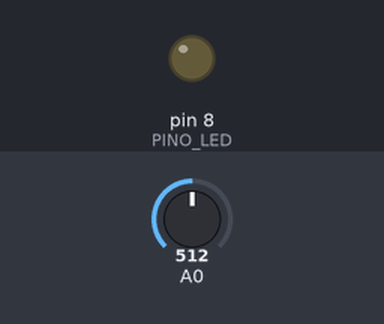
The sketch below on a simulated Arduino Uno, built with avr-gcc and run on an emulated ATmega328P. On the bench: output pins drawn as LEDs (lit = HIGH). Dashed ring = blinking. The test bench sets the inputs (shaded band); at power-on: A0 = 512. What the sketch prints to the serial monitor is not drawn.

Above: at 1.2 s.
1.3 s: A0 set to 592
2.8 s: A0 set to 618
At 2.9 s:
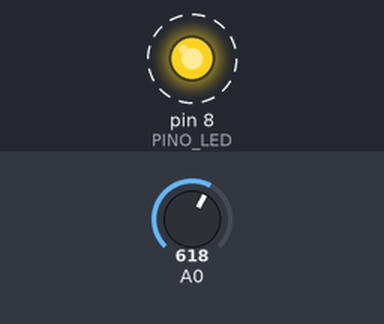
Timing chart, 0 to 5.8 s (numbered marks = the images above; inputs shaded):
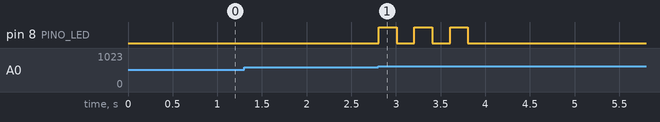

The sketch:

aula15_nivel2.ino
```cpp
// Aula 15 – Nível 2: Esperar escurecer
// O programa espera (while) até ficar escuro, então pisca o LED 3 vezes
#include <Arduino.h>                          // funções do Arduino (pinMode, digitalWrite, delay...)
#define PINO_LED 8                            // LED no pino 8

void setup() {                                // roda uma vez, quando a placa liga
  pinMode(PINO_LED, OUTPUT);                  // PINO_LED como saída
  Serial.begin(9600);                         // abre o Monitor Serial a 9600 baud
}

void loop() {                                 // repete para sempre
  Serial.println("Esperando escurecer...");   // envia o texto ao Monitor Serial e quebra a linha
  while (analogRead(A0) < 600) {              // claro: continua esperando
    delay(50);                                // espera 50 ms
  }
  for (int i = 0; i < 3; i++) {               // escureceu: sinaliza
    digitalWrite(PINO_LED, HIGH); delay(200);   // acende/liga PINO_LED e espera 200 ms
    digitalWrite(PINO_LED, LOW);  delay(200);   // apaga/desliga PINO_LED e espera 200 ms
  }
  while (analogRead(A0) >= 600) {             // espera clarear antes de recomeçar
    delay(50);                                // espera 50 ms
  }
}
```

Measured:
- the behaviour switches between 599 and 600 on A0 (found by bisection; images 0 and 1)
- after the input at 1.3 s, every drawn part: stays the same
- after the input at 2.8 s, pin 8 (PINO_LED): alternates HIGH for 0.20 s and LOW for 0.20 s, 6 changes in all, then stays LOW, starting at once
